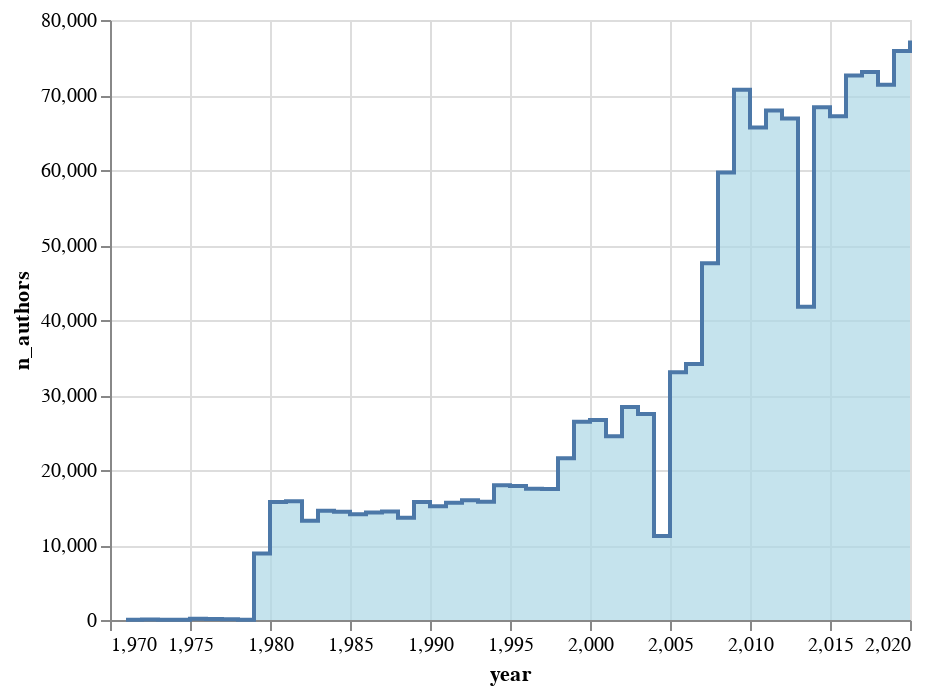

This figure's notebook cell:
### Code cell
alt.Chart(df_summary).mark_area(
    color="lightblue",
    interpolate='step-after',
    line=True
).encode(
    x='year',
    y='n_authors'
)

### Figure 1 — Vega-Lite specification as saved in the notebook (floating-point values rounded to 4 significant figures)
{"config": {"view": {"continuousWidth": 400, "continuousHeight": 300}}, "data": {"name": "data-db74778010134993643cce71a89b72e6"}, "mark": {"type": "area", "color": "lightblue", "interpolate": "step-after", "line": true}, "encoding": {"x": {"type": "quantitative", "field": "year"}, "y": {"type": "quantitative", "field": "n_authors"}}, "$schema": "https://vega.github.io/schema/vega-lite/v4.8.1.json", "datasets": {"data-db74778010134993643cce71a89b72e6": [{"year": 1971, "n_authors": 35, "n_papers": 28, "n_authors_per_paper": 1.5, "n_papers_per_author": 1.2, "n_collabs": 13, "n_isolates": 12, "mean_collabs": 0.7429, "largest_component": 0.1143}, {"year": 1972, "n_authors": 58, "n_papers": 42, "n_authors_per_paper": 1.429, "n_papers_per_author": 1.034, "n_collabs": 18, "n_isolates": 22, "mean_collabs": 0.6207, "largest_component": 0.03448}, {"year": 1973, "n_authors": 47, "n_papers": 36, "n_authors_per_paper": 1.333, "n_papers_per_author": 1.021, "n_collabs": 12, "n_isolates": 23, "mean_collabs": 0.5106, "largest_component": 0.04255}, {"year": 1974, "n_authors": 47, "n_papers": 34, "n_authors_per_paper": 1.441, "n_papers_per_author": 1.043, "n_collabs": 15, "n_isolates": 17, "mean_collabs": 0.6383, "largest_component": 0.04255}, {"year": 1975, "n_authors": 161, "n_papers": 131, "n_authors_per_paper": 1.359, "n_papers_per_author": 1.106, "n_collabs": 44, "n_isolates": 74, "mean_collabs": 0.5466, "largest_component": 0.01863}, {"year": 1976, "n_authors": 120, "n_papers": 96, "n_authors_per_paper": 1.375, "n_papers_per_author": 1.1, "n_collabs": 35, "n_isolates": 54, "mean_collabs": 0.5833, "largest_component": 0.03333}, {"year": 1977, "n_authors": 103, "n_papers": 81, "n_authors_per_paper": 1.432, "n_papers_per_author": 1.126, "n_collabs": 34, "n_isolates": 38, "mean_collabs": 0.6602, "largest_component": 0.02913}, {"year": 1978, "n_authors": 34, "n_papers": 28, "n_authors_per_paper": 1.357, "n_papers_per_author": 1.118, "n_collabs": 10, "n_isolates": 14, "mean_collabs": 0.5882, "largest_component": 0.05882}, {"year": 1979, "n_authors": 8860, "n_papers": 7996, "n_authors_per_paper": 1.248, "n_papers_per_author": 1.126, "n_collabs": 1914, "n_isolates": 5197, "mean_collabs": 0.4321, "largest_component": 0.0006772}, {"year": 1980, "n_authors": 15717, "n_papers": 15008, "n_authors_per_paper": 1.265, "n_papers_per_author": 1.208, "n_collabs": 3797, "n_isolates": 8707, "mean_collabs": 0.4832, "largest_component": 0.000509}, {"year": 1981, "n_authors": 15820, "n_papers": 15090, "n_authors_per_paper": 1.271, "n_papers_per_author": 1.212, "n_collabs": 3909, "n_isolates": 8603, "mean_collabs": 0.4942, "largest_component": 0.0006321}, {"year": 1982, "n_authors": 13248, "n_papers": 12408, "n_authors_per_paper": 1.271, "n_papers_per_author": 1.191, "n_collabs": 3231, "n_isolates": 7205, "mean_collabs": 0.4878, "largest_component": 0.0006793}, {"year": 1983, "n_authors": 14570, "n_papers": 13565, "n_authors_per_paper": 1.272, "n_papers_per_author": 1.184, "n_collabs": 3527, "n_isolates": 7947, "mean_collabs": 0.4841, "largest_component": 0.0004804}, {"year": 1984, "n_authors": 14422, "n_papers": 13707, "n_authors_per_paper": 1.268, "n_papers_per_author": 1.206, "n_collabs": 3488, "n_isolates": 7955, "mean_collabs": 0.4837, "largest_component": 0.0007627}, {"year": 1985, "n_authors": 14106, "n_papers": 13415, "n_authors_per_paper": 1.268, "n_papers_per_author": 1.205, "n_collabs": 3418, "n_isolates": 7728, "mean_collabs": 0.4846, "largest_component": 0.0005671}, {"year": 1986, "n_authors": 14348, "n_papers": 13360, "n_authors_per_paper": 1.272, "n_papers_per_author": 1.185, "n_collabs": 3513, "n_isolates": 7740, "mean_collabs": 0.4897, "largest_component": 0.000697}, {"year": 1987, "n_authors": 14471, "n_papers": 13475, "n_authors_per_paper": 1.269, "n_papers_per_author": 1.181, "n_collabs": 3466, "n_isolates": 7976, "mean_collabs": 0.479, "largest_component": 0.0008983}, {"year": 1988, "n_authors": 13647, "n_papers": 12683, "n_authors_per_paper": 1.268, "n_papers_per_author": 1.179, "n_collabs": 3265, "n_isolates": 7483, "mean_collabs": 0.4785, "largest_component": 0.0005129}, {"year": 1989, "n_authors": 15746, "n_papers": 14852, "n_authors_per_paper": 1.26, "n_papers_per_author": 1.189, "n_collabs": 3721, "n_isolates": 8757, "mean_collabs": 0.4726, "largest_component": 0.0004446}, {"year": 1990, "n_authors": 15161, "n_papers": 14224, "n_authors_per_paper": 1.266, "n_papers_per_author": 1.187, "n_collabs": 3636, "n_isolates": 8336, "mean_collabs": 0.4797, "largest_component": 0.0005277}, {"year": 1991, "n_authors": 15641, "n_papers": 14467, "n_authors_per_paper": 1.278, "n_papers_per_author": 1.182, "n_collabs": 3851, "n_isolates": 8415, "mean_collabs": 0.4924, "largest_component": 0.0005115}, {"year": 1992, "n_authors": 15973, "n_papers": 14889, "n_authors_per_paper": 1.278, "n_papers_per_author": 1.192, "n_collabs": 3978, "n_isolates": 8567, "mean_collabs": 0.4981, "largest_component": 0.0005008}, {"year": 1993, "n_authors": 15768, "n_papers": 14683, "n_authors_per_paper": 1.279, "n_papers_per_author": 1.191, "n_collabs": 3910, "n_isolates": 8438, "mean_collabs": 0.4959, "largest_component": 0.0005074}, {"year": 1994, "n_authors": 17965, "n_papers": 16970, "n_authors_per_paper": 1.275, "n_papers_per_author": 1.204, "n_collabs": 4480, "n_isolates": 9653, "mean_collabs": 0.4987, "largest_component": 0.000835}, {"year": 1995, "n_authors": 17882, "n_papers": 16748, "n_authors_per_paper": 1.269, "n_papers_per_author": 1.189, "n_collabs": 4327, "n_isolates": 9758, "mean_collabs": 0.484, "largest_component": 0.0005033}, {"year": 1996, "n_authors": 17514, "n_papers": 16117, "n_authors_per_paper": 1.28, "n_papers_per_author": 1.178, "n_collabs": 4354, "n_isolates": 9343, "mean_collabs": 0.4972, "largest_component": 0.0003997}, {"year": 1997, "n_authors": 17462, "n_papers": 15988, "n_authors_per_paper": 1.278, "n_papers_per_author": 1.17, "n_collabs": 4282, "n_isolates": 9388, "mean_collabs": 0.4904, "largest_component": 0.0004009}, {"year": 1998, "n_authors": 21557, "n_papers": 14482, "n_authors_per_paper": 1.758, "n_papers_per_author": 1.181, "n_collabs": 17871, "n_isolates": 6230, "mean_collabs": 1.658, "largest_component": 0.004685}, {"year": 1999, "n_authors": 26441, "n_papers": 17212, "n_authors_per_paper": 1.864, "n_papers_per_author": 1.213, "n_collabs": 25535, "n_isolates": 6745, "mean_collabs": 1.931, "largest_component": 0.004992}, {"year": 2000, "n_authors": 26663, "n_papers": 17873, "n_authors_per_paper": 1.847, "n_papers_per_author": 1.238, "n_collabs": 25841, "n_isolates": 6901, "mean_collabs": 1.938, "largest_component": 0.006038}, {"year": 2001, "n_authors": 24505, "n_papers": 15853, "n_authors_per_paper": 1.86, "n_papers_per_author": 1.203, "n_collabs": 23559, "n_isolates": 6347, "mean_collabs": 1.923, "largest_component": 0.005672}, {"year": 2002, "n_authors": 28411, "n_papers": 18486, "n_authors_per_paper": 1.913, "n_papers_per_author": 1.244, "n_collabs": 29155, "n_isolates": 6718, "mean_collabs": 2.052, "largest_component": 0.02946}, {"year": 2003, "n_authors": 27480, "n_papers": 17449, "n_authors_per_paper": 1.929, "n_papers_per_author": 1.225, "n_collabs": 28829, "n_isolates": 6391, "mean_collabs": 2.098, "largest_component": 0.004803}, {"year": 2004, "n_authors": 11193, "n_papers": 6432, "n_authors_per_paper": 1.932, "n_papers_per_author": 1.11, "n_collabs": 11136, "n_isolates": 2806, "mean_collabs": 1.99, "largest_component": 0.005092}, {"year": 2005, "n_authors": 33034, "n_papers": 18775, "n_authors_per_paper": 2.242, "n_papers_per_author": 1.274, "n_collabs": 44784, "n_isolates": 5384, "mean_collabs": 2.711, "largest_component": 0.09136}, {"year": 2006, "n_authors": 34145, "n_papers": 18837, "n_authors_per_paper": 2.3, "n_papers_per_author": 1.269, "n_collabs": 48534, "n_isolates": 5061, "mean_collabs": 2.843, "largest_component": 0.07846}, {"year": 2007, "n_authors": 47580, "n_papers": 28125, "n_authors_per_paper": 2.254, "n_papers_per_author": 1.332, "n_collabs": 69576, "n_isolates": 7609, "mean_collabs": 2.925, "largest_component": 0.1646}, {"year": 2008, "n_authors": 59667, "n_papers": 35104, "n_authors_per_paper": 2.318, "n_papers_per_author": 1.364, "n_collabs": 92181, "n_isolates": 8751, "mean_collabs": 3.09, "largest_component": 0.2003}, {"year": 2009, "n_authors": 70702, "n_papers": 41251, "n_authors_per_paper": 2.32, "n_papers_per_author": 1.354, "n_collabs": 113433, "n_isolates": 10591, "mean_collabs": 3.209, "largest_component": 0.2118}, {"year": 2010, "n_authors": 65676, "n_papers": 37039, "n_authors_per_paper": 2.34, "n_papers_per_author": 1.32, "n_collabs": 100742, "n_isolates": 9570, "mean_collabs": 3.068, "largest_component": 0.1823}, {"year": 2011, "n_authors": 67938, "n_papers": 36226, "n_authors_per_paper": 2.488, "n_papers_per_author": 1.327, "n_collabs": 116363, "n_isolates": 8740, "mean_collabs": 3.426, "largest_component": 0.2069}, {"year": 2012, "n_authors": 66880, "n_papers": 35059, "n_authors_per_paper": 2.496, "n_papers_per_author": 1.308, "n_collabs": 113423, "n_isolates": 8323, "mean_collabs": 3.392, "largest_component": 0.2006}, {"year": 2013, "n_authors": 41771, "n_papers": 19696, "n_authors_per_paper": 2.556, "n_papers_per_author": 1.205, "n_collabs": 67267, "n_isolates": 5049, "mean_collabs": 3.221, "largest_component": 0.08073}, {"year": 2014, "n_authors": 68363, "n_papers": 37226, "n_authors_per_paper": 2.456, "n_papers_per_author": 1.337, "n_collabs": 114852, "n_isolates": 8417, "mean_collabs": 3.36, "largest_component": 0.2105}, {"year": 2015, "n_authors": 67181, "n_papers": 36610, "n_authors_per_paper": 2.38, "n_papers_per_author": 1.297, "n_collabs": 99874, "n_isolates": 8830, "mean_collabs": 2.973, "largest_component": 0.1344}, {"year": 2016, "n_authors": 72588, "n_papers": 38588, "n_authors_per_paper": 2.455, "n_papers_per_author": 1.305, "n_collabs": 115138, "n_isolates": 8665, "mean_collabs": 3.172, "largest_component": 0.1615}, {"year": 2017, "n_authors": 73079, "n_papers": 38305, "n_authors_per_paper": 2.479, "n_papers_per_author": 1.299, "n_collabs": 115579, "n_isolates": 8428, "mean_collabs": 3.163, "largest_component": 0.1701}, {"year": 2018, "n_authors": 71355, "n_papers": 35528, "n_authors_per_paper": 2.581, "n_papers_per_author": 1.285, "n_collabs": 122699, "n_isolates": 7367, "mean_collabs": 3.439, "largest_component": 0.1816}, {"year": 2019, "n_authors": 75879, "n_papers": 36992, "n_authors_per_paper": 2.642, "n_papers_per_author": 1.288, "n_collabs": 132042, "n_isolates": 7256, "mean_collabs": 3.48, "largest_component": 0.1909}, {"year": 2020, "n_authors": 77282, "n_papers": 37152, "n_authors_per_paper": 2.659, "n_papers_per_author": 1.278, "n_collabs": 133958, "n_isolates": 7373, "mean_collabs": 3.467, "largest_component": 0.1917}]}}
